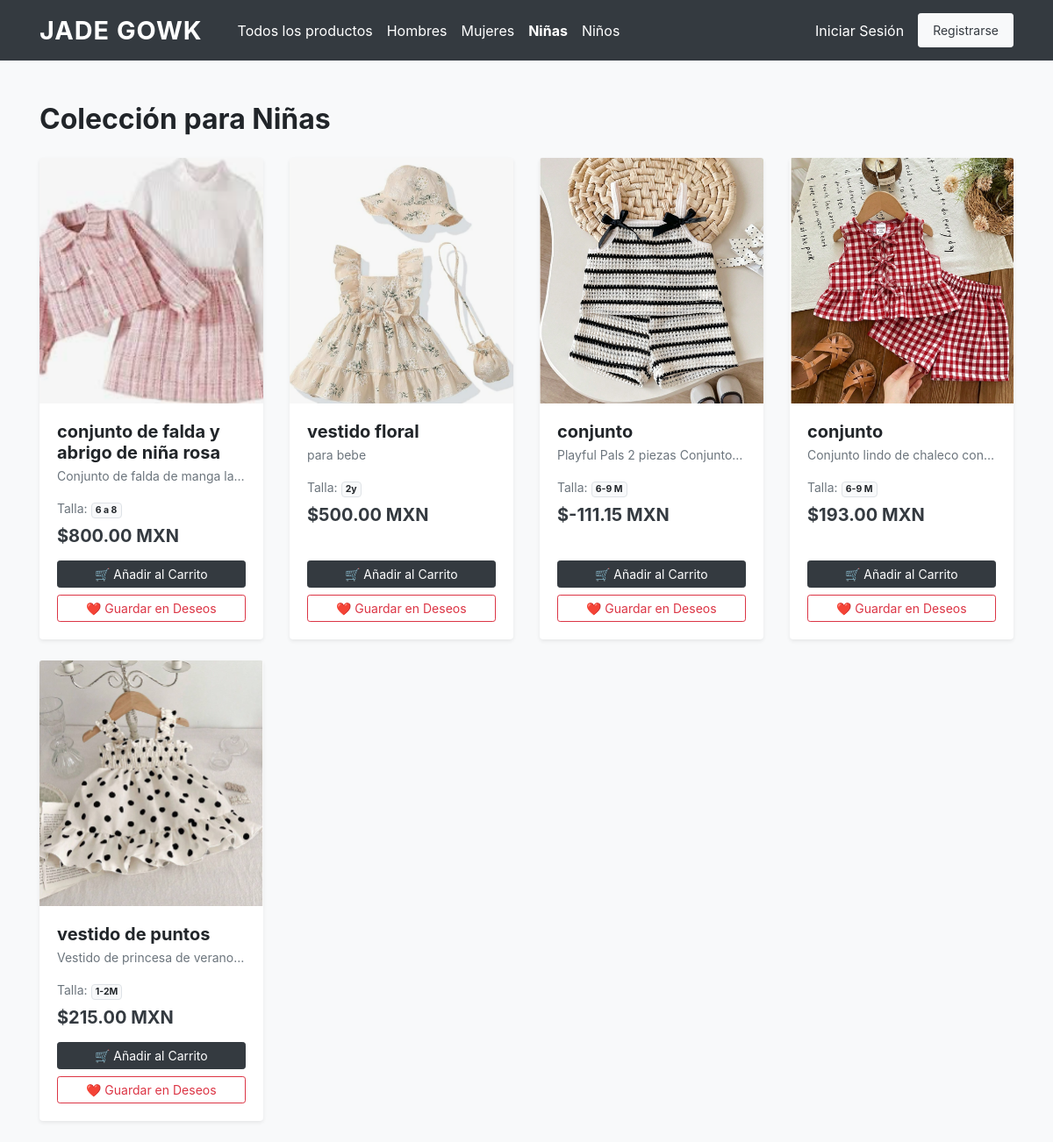
Page /niñas/ on the committed database.
### tienda/models.py (models this page shows, shortened)
class Producto(models.Model):
    CATEGORIAS = [
        ('Hombre', 'Hombre'),
        ('Mujer', 'Mujer'),
        ('Niña', 'Niña'),
        ('Niño', 'Niño'),
    ]
    nombre = models.CharField(max_length=100)
    descripcion = models.TextField()
    precio = models.DecimalField(max_digits=10, decimal_places=2)
    talla = models.CharField(max_length=10)
    stock = models.IntegerField()
    categoria = models.CharField(max_length=20, choices=CATEGORIAS)
    imagen = models.ImageField(upload_to='productos/', null=True, blank=True)

### tienda/views.py (called while the page is built)
def niñas(request):
    productos = Producto.objects.filter(categoria='Niña')
    return render(request, 'tienda/niñas.html', {'productos': productos})

### tienda/templates/tienda/niñas.html (shortened to what this page needs)
<!DOCTYPE html>
<html lang="es">
<head>
    <link rel="stylesheet" href="https://cdn.jsdelivr.net/npm/bootstrap@4.6.2/dist/css/bootstrap.min.css">
</head>
<body class="bg-light">
    <nav class="navbar navbar-expand-lg navbar-dark bg-dark sticky-top">
        <div class="container">
            <a class="navbar-brand" href="{% url 'inicio' %}">JADE GOWK</a>
            <div class="navbar-nav mr-auto">
                <a class="nav-link text-white ml-3" href="{% url 'inicio' %}">Todos los productos</a>
                <a class="nav-link text-white" href="{% url 'hombres' %}">Hombres</a>
                <a class="nav-link text-white" href="{% url 'mujeres' %}">Mujeres</a>
                <a class="nav-link text-white active font-weight-bold" href="{% url 'niñas' %}">Niñas</a>
                <a class="nav-link text-white" href="{% url 'niños' %}">Niños</a>
            </div>
            <div class="navbar-nav ml-auto align-items-center">
                {% if user.is_authenticated %}
                    <a class="nav-link text-white mr-2" href="{% url 'ver_lista_deseos' %}">❤️ Mis Deseos</a>
                    <a class="nav-link text-white mr-2" href="{% url 'ver_carrito' %}">🛒 Mi Carrito</a>
                    <a class="nav-link btn btn-outline-light btn-sm px-3 text-white" href="{% url 'perfil' %}">Mi Perfil</a>
                {% else %}
                    <a class="nav-link text-white mr-2" href="{% url 'login' %}">Iniciar Sesión</a>
                    <a class="nav-link btn btn-light btn-sm text-dark px-3" href="{% url 'registrar' %}">Registrarse</a>
                {% endif %}
            </div>
        </div>
    </nav>
    <div class="container mt-5">
        <h2 class="mb-4 font-weight-bold">Colección para Niñas</h2>
        <div class="row">
            {% for producto in productos %}
                <div class="col-md-3 mb-4">
                    <div class="card h-100 product-card border-0 shadow-sm">
                        {% if producto.imagen %}
                            <img src="{{ producto.imagen.url }}" class="card-img-top" alt="{{ producto.nombre }}" style="height: 280px; object-fit: cover;">
                        {% else %}
                            <div class="bg-secondary text-white d-flex align-items-center justify-content-center" style="height: 280px;">
                                <span>Sin imagen</span>
                            </div>
                        {% endif %}
                        <div class="card-body d-flex flex-column">
                            <h5 class="card-title font-weight-bold mb-1">{{ producto.nombre }}</h5>
                            <p class="card-text text-muted small text-truncate">{{ producto.descripcion }}</p>
                            <p class="text-muted small mb-2">Talla: <span class="badge badge-light border">{{ producto.talla }}</span></p>
                            <h5 class="text-dark font-weight-bold mb-3">${{ producto.precio }} MXN</h5>
                            <div class="mt-auto">
                                <a href="{% url 'agregar_al_carrito' producto.id %}" class="btn btn-dark btn-block btn-sm mb-1">🛒 Añadir al Carrito</a>
                                <a href="{% url 'agregar_a_deseos' producto.id %}" class="btn btn-outline-danger btn-block btn-sm">❤️ Guardar en Deseos</a>
                            </div>
                        </div>
                    </div>
                </div>
            {% empty %}
                <div class="col-12 text-center py-5">
                    <p class="text-muted h5">No hay productos disponibles en esta categoría actualmente.</p>
                </div>
            {% endfor %}
        </div>
    </div>
</body>
</html>

### tienda/templates/tienda/niñas.html (style rules this page uses)
.navbar-brand { font-weight: bold; font-size: 1.8rem; letter-spacing: 1px; }
.product-card { transition: transform 0.2s; }

### rows in the picture
Producto: imagen (picture), nombre "conjunto de falda y abrigo de niña rosa", descripcion "Conjunto de falda de manga la…", talla "6 a 8", precio "800.00"
Producto: imagen (picture), nombre "vestido floral", descripcion "para bebe", talla "2y", precio "500.00"
Producto: imagen (picture), nombre "conjunto", descripcion "Playful Pals 2 piezas Conjunto…", talla "6-9 M", precio "-111.15"
Producto: imagen (picture), nombre "conjunto", descripcion "Conjunto lindo de chaleco con…", talla "6-9 M", precio "193.00"
Producto: imagen (picture), nombre "vestido de puntos", descripcion "Vestido de princesa de verano…", talla "1-2M", precio "215.00"
